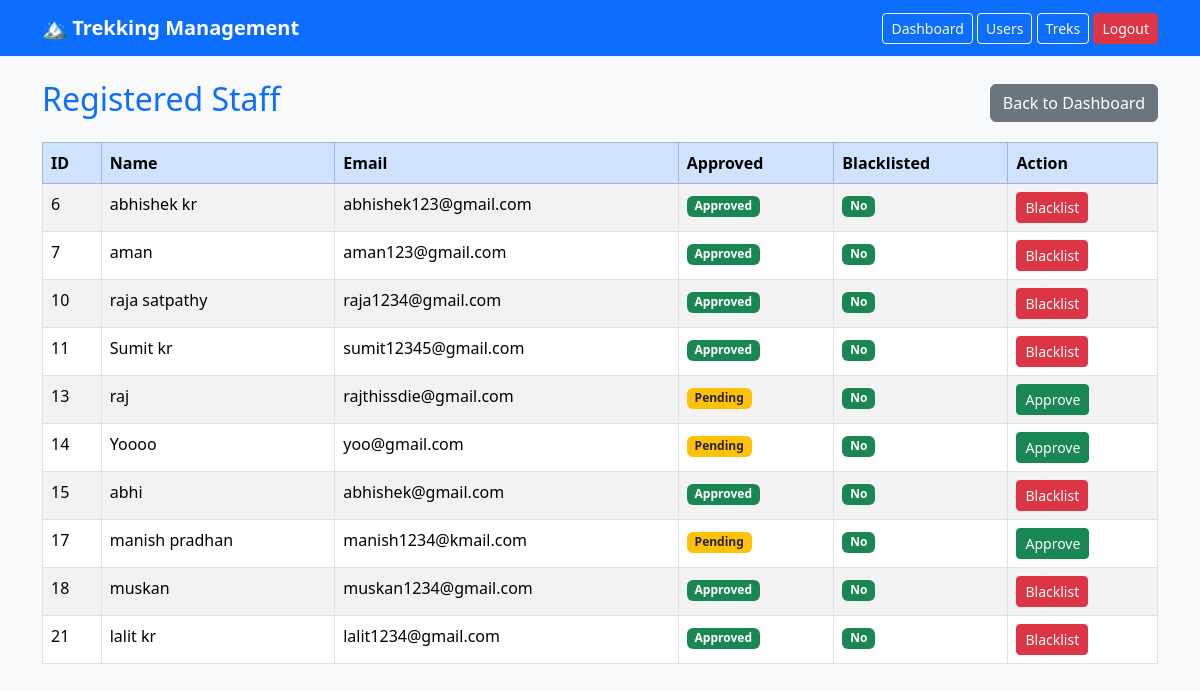
The page /view_staff on the database its author committed.
### models.py (models this page shows)
class User(db.Model):
    id = db.Column(db.Integer, primary_key=True)
    name = db.Column(db.String(100), nullable=False)
    email = db.Column(db.String(120), unique=True, nullable=False)
    password = db.Column(db.String(160), nullable=False)
    role = db.Column(db.String(20), nullable=False)
    is_approved = db.Column(db.Boolean, default=False)
    is_blacklisted = db.Column(db.Boolean, default=False)

### app.py (the view)
@app.route("/view_staff")
def view_staff():
    staff_members = User.query.filter_by(
        role="Staff"
    ).all()
    return render_template(
        "view_staff.html",
        staff_members=staff_members
    )

### templates/view_staff.html (shortened to what this page needs)
<!DOCTYPE html>
<html lang="en">
<head>
    <link href="https://cdn.jsdelivr.net/npm/bootstrap@5.3.3/dist/css/bootstrap.min.css" rel="stylesheet">
</head>
<body class="bg-light">
<nav class="navbar navbar-expand-lg navbar-dark bg-primary">
    <div class="container">
        <a class="navbar-brand fw-bold">
            🏔 Trekking Management
        </a>
        <div>
            <a href="/admin" class="btn btn-outline-light btn-sm">
                Dashboard
            </a>
            <a href="/view_users" class="btn btn-outline-light btn-sm">
                Users
            </a>
            <a href="/view_treks" class="btn btn-outline-light btn-sm">
                Treks
            </a>
            <a href="/logout" class="btn btn-danger btn-sm">
                Logout
            </a>
        </div>
    </div>
</nav>
<div class="container mt-4">
    <div class="d-flex justify-content-between align-items-center mb-3">
        <h2 class="text-primary">
            Registered Staff
        </h2>
        <a href="/admin" class="btn btn-secondary">
            Back to Dashboard
        </a>
    </div>
    <table class="table table-bordered table-striped table-hover">
        <thead class="table-primary">
            <tr>
                <th>ID</th>
                <th>Name</th>
                <th>Email</th>
                <th>Approved</th>
                <th>Blacklisted</th>
                <th>Action</th>
            </tr>
        </thead>
        <tbody>
        {% for staff in staff_members %}
        <tr>
            <td>{{ staff.id }}</td>
            <td>{{ staff.name }}</td>
            <td>{{ staff.email }}</td>
            <td>
                {% if staff.is_approved %}
                <span class="badge bg-success">
                    Approved
                </span>
                {% else %}
                <span class="badge bg-warning text-dark">
                    Pending
                </span>
                {% endif %}
            </td>
            <td>
                {% if staff.is_blacklisted %}
                <span class="badge bg-danger">
                    Yes
                </span>
                {% else %}
                <span class="badge bg-success">
                    No
                </span>
                {% endif %}
            </td>
            <td>
                {% if not staff.is_approved %}
                <a href="/approve_staff/{{ staff.id }}"
                   class="btn btn-success btn-sm">
                    Approve
                </a>
                {% elif not staff.is_blacklisted %}
                <a href="/blacklist_staff/{{ staff.id }}"
                   class="btn btn-danger btn-sm">
                    Blacklist
                </a>
                {% else %}
                <a href="/unblacklist_staff/{{ staff.id }}"
                   class="btn btn-success btn-sm">
                    Unblacklist
                </a>
                {% endif %}
            </td>
        </tr>
        {% endfor %}
        </tbody>
    </table>
</div>
</body>
</html>

### rows shown on the page
User: id "6", name "abhishek kr", email "abhishek123@gmail.com", is_approved "Approved", is_blacklisted "No"
User: id "7", name "aman", email "aman123@gmail.com", is_approved "Approved", is_blacklisted "No"
User: id "10", name "raja satpathy", email "raja1234@gmail.com", is_approved "Approved", is_blacklisted "No"
User: id "11", name "Sumit kr", email "sumit12345@gmail.com", is_approved "Approved", is_blacklisted "No"
User: id "13", name "raj", email "rajthissdie@gmail.com", is_approved "Pending", is_blacklisted "No"
User: id "14", name "Yoooo", email "yoo@gmail.com", is_approved "Pending", is_blacklisted "No"
User: id "15", name "abhi", email "abhishek@gmail.com", is_approved "Approved", is_blacklisted "No"
User: id "17", name "manish pradhan", email "manish1234@kmail.com", is_approved "Pending", is_blacklisted "No"
User: id "18", name "muskan", email "muskan1234@gmail.com", is_approved "Approved", is_blacklisted "No"
User: id "21", name "lalit kr", email "lalit1234@gmail.com", is_approved "Approved", is_blacklisted "No"
